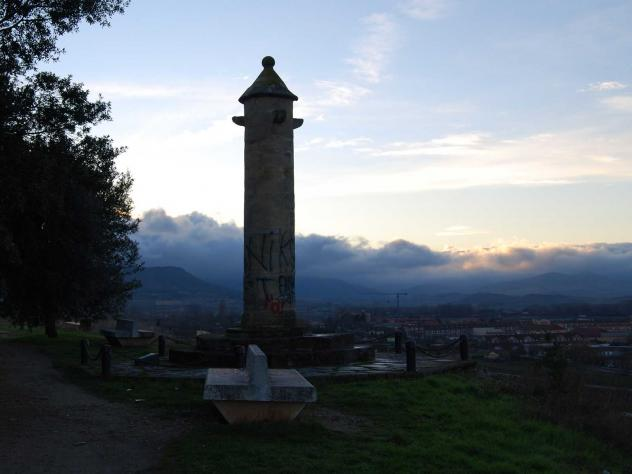
#> input picture Produccion/Paula Lineros/1.jpg, 632 x 474 px
$ python -i invertircoloresparalelo.py   (imports and definitions only)
#> lines starting #> are read from the running program, lines starting #| are printed output that depends on the picture
#> further down, picture is the input picture: shape (474, 632, 3); mean B, G, R 120.9, 113.5, 105.7

from mpi4py import MPI
import numpy as np
import ImageFilter
from numpy import array, shape, reshape, zeros, transpose
from PIL import Image, ImageChops, ImageOps
import StringIO

comm = MPI.COMM_WORLD  # comunicador entre dos procesadores #
rank = comm.rank     # id procesador actual #
size = comm.size     # tamano procesador #

def convertirImgMatrixRGB(img):
	return np.array(img.convert("RGB"))

def invertirImgColores(imagen): # al parecer es la misma que el negativo
	img = Image.fromarray(imagen)
	n = img.size[0]
#> n = 632
	m = img.size[1]
#> m = 474
	for i in range(n):
		for j in range(m):
			# Obtenemos los colores RGB pixel por pixel
			r, g, b = img.getpixel((i, j))
			# Cambiamos el RGB del pixel
			img.putpixel((i, j), ((255-r), (255-g), (255-b)))
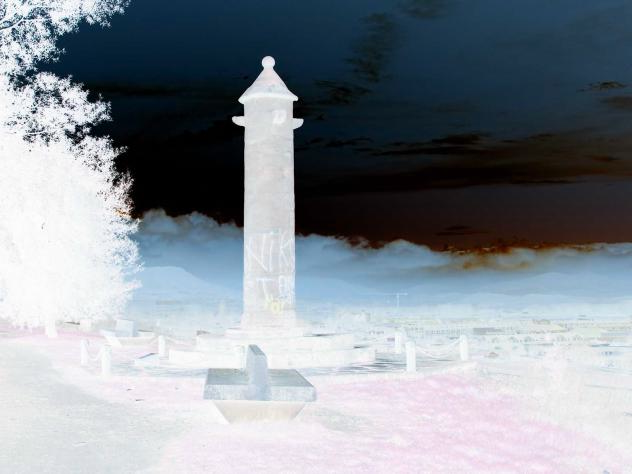
#> img: PIL image 632x474 RGB; mean R, G, B 134.1, 141.5, 149.3
	return convertirImgMatrixRGB(img)

def divisionTareaImagen(ruta):
    img = Image.open(ruta)
    imgSize = img.size
    largo = imgSize[1]
    ancho = imgSize[0]
    tamanoParte = largo/(size-1)  #(size-1) es para no incluir el procesador cero
    xInicio = 0
    yInicio = 0
    tamPar = tamanoParte
    for i in range(1,size):
        parteImgEnvio = img.crop((xInicio, yInicio, ancho, tamPar))
        tamPar = tamPar+tamanoParte
        yInicio = yInicio+tamanoParte
        rutaSalida = "photoCut" + str(i) + ".png"
        parteImgEnvio.save(rutaSalida)
        arrImg = convertirImgMatrixRGB(parteImgEnvio)
        comm.send(arrImg, dest = i)

def main():

    if rank == 0:
        ruta="1.jpg"
        divisionTareaImagen(ruta)

    if rank != 0:
        arrTrabajo = comm.recv(source = 0)    #cada procesador recibe un arreglo RGB que contiene un trozo horizontal de la imagen
        arrImgSalida = invertirImgColores(arrTrabajo)    #enviar el arreglo RGB a transformarlo en arreglo negativo de la imagen
        comm.send(arrImgSalida,dest=0)

    if rank == 0:       #recibe los arreglos y los junta uno abajo del otro
        for i in range(1, size):
            if i > 1:
                construcImg = np.concatenate((construcImg, comm.recv(source = i)), axis=0)
            if i == 1:
                construcImg = comm.recv(source = i)
        imgContrucFinal = Image.fromarray(construcImg)
        imgContrucFinal.save("invertircolores.png")

# [1 line not run here, left out]

>>> import cv2
>>> picture = cv2.imread('1.jpg')
>>> result = invertirImgColores(picture)
